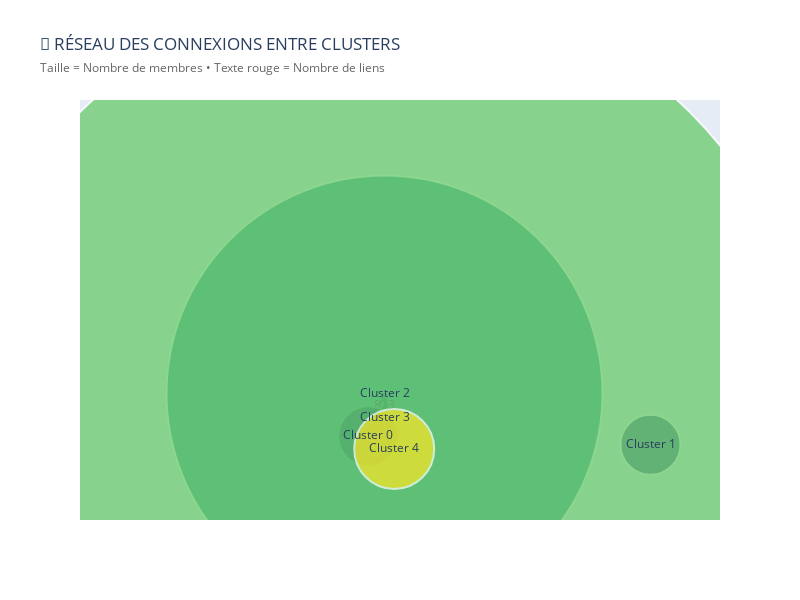

Notebook source saved alongside this figure:
### Code cell
# =====================================================
# 5️⃣ VISUALISATION COMPLÉMENTAIRE - GRAPHE DES CONNEXIONS
# =====================================================

print(f"\n🔄 GRAPHE DES CONNEXIONS ENTRE CLUSTERS:")
print("=" * 40)

# Créer un graphe où les nœuds sont les clusters
G_cluster = nx.Graph()

# Ajouter les clusters comme nœuds
for cluster in cluster_ids:
    cluster_size = len(viz_df[viz_df['cluster'] == cluster])
    G_cluster.add_node(cluster, size=cluster_size)

# Ajouter les arêtes entre clusters (poids = nombre de connexions)
for i, cluster1 in enumerate(cluster_ids):
    for j, cluster2 in enumerate(cluster_ids):
        if i < j and symmetric_matrix[i][j] > 0:  # Éviter les doublons
            G_cluster.add_edge(cluster1, cluster2, weight=symmetric_matrix[i][j])

# Visualisation du graphe des clusters
pos_cluster = nx.spring_layout(G_cluster, seed=42)

fig_cluster_network = go.Figure()

# Arêtes entre clusters
edge_x, edge_y = [], []
for edge in G_cluster.edges():
    x0, y0 = pos_cluster[edge[0]]
    x1, y1 = pos_cluster[edge[1]]
    edge_x.extend([x0, x1, None])
    edge_y.extend([y0, y1, None])
    
    # Ajouter une trace pour le poids de l'arête
    fig_cluster_network.add_trace(go.Scatter(
        x=[(x0+x1)/2], y=[(y0+y1)/2],
        mode='text',
        text=[f"{G_cluster.edges[edge]['weight']:.0f}"],
        textfont=dict(size=12, color='red'),
        showlegend=False,
        hoverinfo='none'
    ))

fig_cluster_network.add_trace(go.Scatter(
    x=edge_x, y=edge_y,
    line=dict(width=2, color='gray'),
    hoverinfo='none',
    mode='lines',
    showlegend=False
))

# Nœuds (clusters)
node_x, node_y, node_sizes, node_text = [], [], [], []
for cluster in cluster_ids:
    x, y = pos_cluster[cluster]
    node_x.append(x)
    node_y.append(y)
    
    cluster_size = len(viz_df[viz_df['cluster'] == cluster])
    node_sizes.append(20 + cluster_size * 2)
    
    node_text.append(f"Cluster {cluster}<br>{cluster_size} membres")

fig_cluster_network.add_trace(go.Scatter(
    x=node_x, y=node_y,
    mode='markers+text',
    marker=dict(
        size=node_sizes,
        color=cluster_ids,
        colorscale='Viridis',
        line=dict(width=2, color='white')
    ),
    text=[f"Cluster {c}" for c in cluster_ids],
    textposition="middle center",
    hovertext=node_text,
    hoverinfo='text',
    showlegend=False
))

fig_cluster_network.update_layout(
    title="🔄 RÉSEAU DES CONNEXIONS ENTRE CLUSTERS<br>"
          "<span style='font-size:12px; color:#666'>Taille = Nombre de membres • Texte rouge = Nombre de liens</span>",
    width=800,
    height=600,
    showlegend=False,
    xaxis=dict(showgrid=False, zeroline=False, showticklabels=False),
    yaxis=dict(showgrid=False, zeroline=False, showticklabels=False)
)

fig_cluster_network.show()

### Figure 1 — Plotly figure (JSON) as saved in the notebook; plotly's stock layout.template omitted (floating-point values rounded to 4 significant figures)
{"data": [{"hoverinfo": "none", "mode": "text", "showlegend": false, "text": ["6"], "textfont": {"color": "red", "size": 12}, "type": "scatter", "x": [-0.2808], "y": [0.01439]}, {"hoverinfo": "none", "mode": "text", "showlegend": false, "text": ["35"], "textfont": {"color": "red", "size": 12}, "type": "scatter", "x": [-0.2799], "y": [0.001189]}, {"hoverinfo": "none", "mode": "text", "showlegend": false, "text": ["2"], "textfont": {"color": "red", "size": 12}, "type": "scatter", "x": [-0.2581], "y": [-0.01536]}, {"hoverinfo": "none", "mode": "text", "showlegend": false, "text": ["823"], "textfont": {"color": "red", "size": 12}, "type": "scatter", "x": [-0.2419], "y": [0.02413]}, {"hoverinfo": "none", "mode": "text", "showlegend": false, "text": ["6"], "textfont": {"color": "red", "size": 12}, "type": "scatter", "x": [-0.2201], "y": [0.007583]}, {"hoverinfo": "none", "mode": "text", "showlegend": false, "text": ["100"], "textfont": {"color": "red", "size": 12}, "type": "scatter", "x": [-0.2192], "y": [-0.005619]}, {"hoverinfo": "none", "line": {"color": "gray", "width": 2}, "mode": "lines", "showlegend": false, "type": "scatter", "x": [-0.3188, -0.2428, null, -0.3188, -0.2409, null, -0.3188, -0.1975, null, -0.2428, -0.2409, null, -0.2428, -0.1975, null, -0.2409, -0.1975, null], "y": [-0.00855, 0.03733, null, -0.00855, 0.01093, null, -0.00855, -0.02217, null, 0.03733, 0.01093, null, 0.03733, -0.02217, null, 0.01093, -0.02217, null]}, {"hoverinfo": "text", "hovertext": ["Cluster 0<br>20 membres", "Cluster 1<br>20 membres", "Cluster 2<br>208 membres", "Cluster 3<br>422 membres", "Cluster 4<br>30 membres"], "marker": {"color": [0, 1, 2, 3, 4], "colorscale": [[0, "#440154"], [0.1111, "#482878"], [0.2222, "#3e4989"], [0.3333, "#31688e"], [0.4444, "#26828e"], [0.5556, "#1f9e89"], [0.6667, "#35b779"], [0.7778, "#6ece58"], [0.8889, "#b5de2b"], [1, "#fde725"]], "line": {"color": "white", "width": 2}, "size": [60, 60, 436, 864, 80]}, "mode": "markers+text", "showlegend": false, "text": ["Cluster 0", "Cluster 1", "Cluster 2", "Cluster 3", "Cluster 4"], "textposition": "middle center", "type": "scatter", "x": [-0.3188, 1, -0.2428, -0.2409, -0.1975], "y": [-0.00855, -0.01754, 0.03733, 0.01093, -0.02217]}], "layout": {"height": 600, "showlegend": false, "title": {"text": "🔄 RÉSEAU DES CONNEXIONS ENTRE CLUSTERS<br><span style='font-size:12px; color:#666'>Taille = Nombre de membres • Texte rouge = Nombre de liens</span>"}, "width": 800, "xaxis": {"showgrid": false, "showticklabels": false, "zeroline": false}, "yaxis": {"showgrid": false, "showticklabels": false, "zeroline": false}}}
